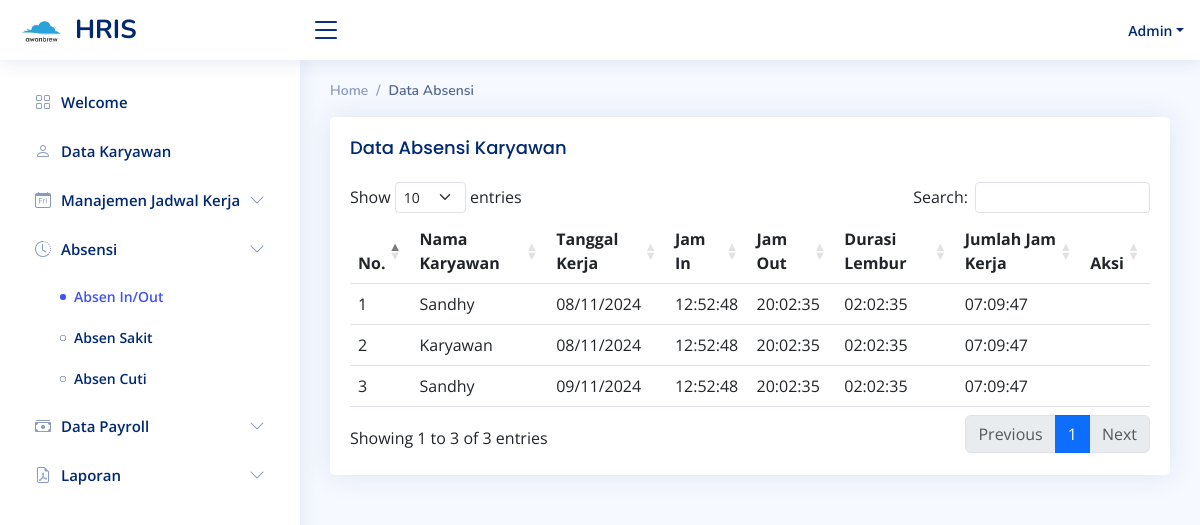
Before: /index.php?page=absen_in_out (signed in) with the older database file.
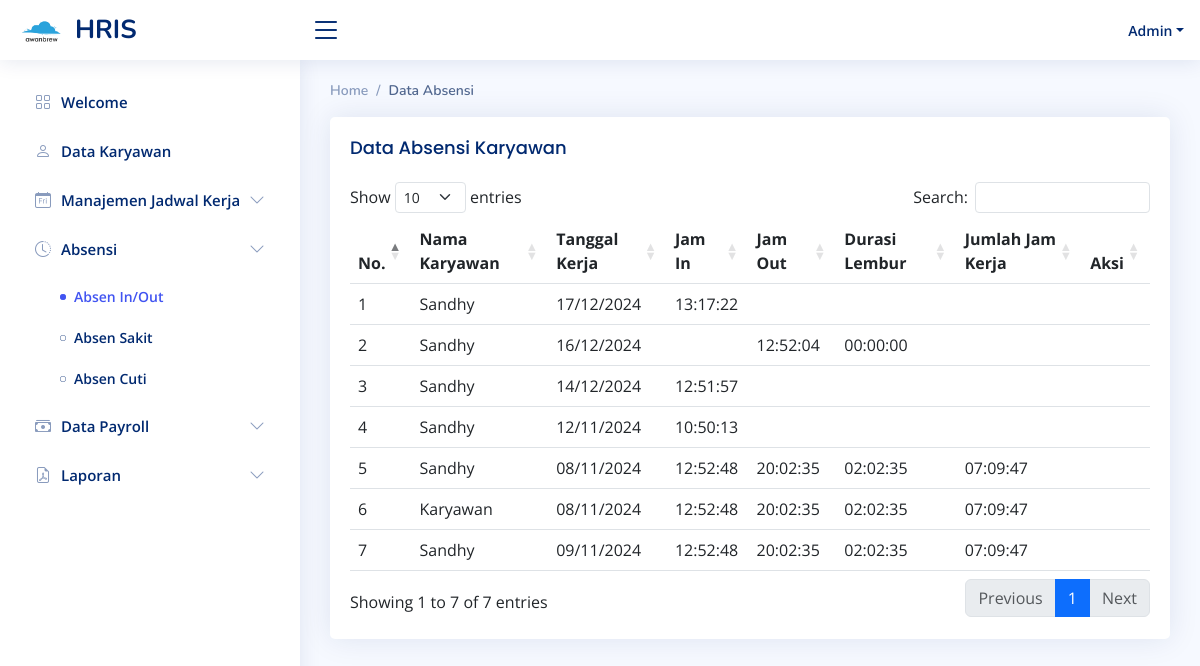
After: the same page with the newer database file.
### tables this page shows
CREATE TABLE `tb_absensi` (
  `id` int(11) NOT NULL,
  `tanggal_kerja` varchar(255) NOT NULL,
  `jam_in` varchar(255) DEFAULT NULL,
  `jam_out` varchar(255) DEFAULT NULL,
  `id_karyawan` varchar(255) NOT NULL,
  `durasi_lembur` varchar(255) DEFAULT NULL,
  `upah_lembur` varchar(255) DEFAULT NULL
);

CREATE TABLE `tb_user` (
  `id` int(11) NOT NULL,
  `name` varchar(255) NOT NULL,
  `password` varchar(255) NOT NULL,
  `role` varchar(255) DEFAULT NULL,
  `salary` varchar(255) DEFAULT NULL,
  `upah_lembur` varchar(255) DEFAULT NULL
);

### pages/absensi/absen_in_out.php (the view, shortened to what this page needs)
<?php
include 'koneksi.php';
?>
<div class="pagetitle">
    <nav>
        <ol class="breadcrumb">
            <li class="breadcrumb-item">Home</li>
            <li class="breadcrumb-item active">Data Absensi</li>
        </ol>
    </nav>
</div>
<section class="section">
    <div class="row">
        <div class="col-lg-12">
            <div class="card">
                <div class="card-body">
                    <h5 class="card-title">
                        Data Absensi Karyawan
                    </h5>
                    <table class="table" id="datatable">
                        <thead>
                            <tr>
                                <th>No.</th>
                                <th>Nama Karyawan</th>
                                <th>Tanggal Kerja</th>
                                <th>Jam In</th>
                                <th>Jam Out</th>
                                <th>Durasi Lembur</th>
                                <th>Jumlah Jam Kerja</th>
                                <th>Aksi</th>
                            </tr>
                        </thead>
                        <tbody>
                            <?php
                            $no = 1;
                            $id_user =  $_SESSION['id'];
                            if ($_SESSION['role'] == 'admin' || $_SESSION['role'] == 'owner') {
                                $sql = $conn->query(" SELECT ta.id, ta.id_karyawan, ta.tanggal_kerja, ta.jam_in, ta.jam_out,ta.durasi_lembur, tu.name FROM tb_absensi ta LEFT JOIN tb_user tu ON ta.id_karyawan = tu.id order by id desc ");
                            }
                            else {
                                $sql = $conn->query(" SELECT ta.id, ta.id_karyawan, ta.tanggal_kerja, ta.jam_in, ta.jam_out, ta.durasi_lembur, tu.name FROM tb_absensi ta LEFT JOIN tb_user tu ON ta.id_karyawan = tu.id WHERE id_karyawan = '$id_user' order by id desc ");
                            }
                            while ($data = $sql->fetch_assoc()) {
                                if (!empty($data['jam_in']) && !empty($data['jam_out'])) {
                                    $jam_in = new DateTime($data['jam_in']);
                                    $jam_out = new DateTime($data['jam_out']);
                                    $interval = $jam_in->diff($jam_out);
                                    $jumlah_jam_kerja = $interval->format('%H:%I:%S');
                                } else {
                                    $jumlah_jam_kerja = '';
                                }
                            ?>
                                <tr>
                                    <td><?php echo $no++; ?></td>
                                    <td><?php echo $data["name"];  ?></td>
                                    <td><?php echo date("d/m/Y", strtotime($data["tanggal_kerja"]));  ?></td>
                                    <td><?php echo $data["jam_in"];  ?></td>
                                    <td><?php echo $data["jam_out"];  ?></td>
                                    <td><?php echo $data["durasi_lembur"];  ?></td>
                                    <td><?php echo $jumlah_jam_kerja;  ?></td>
                                    <?php
                                    if ((is_null($data['jam_in']) || is_null($data['jam_out'])) && $_SESSION['role'] !== 'owner' && $_SESSION['role'] !== 'admin') {
                                        ?>
                                    <td>
                                        <form action="index.php?page=ubah_absensi_in_out" method="POST" style="display:inline;">
                                            <input type="hidden" name="id_absen" value="<?php echo $data['id']; ?>">
                                            <button type="submit" class="btn btn-info btn-sm"><i class="fa fa-edit"></i> Edit</button>
                                        </form>
                                    </td>
                                    <?php
                                        } else {
                                            echo '<td></td>';
                                        }
                                    ?>
                                </tr>
                            <?php } ?>
                        </tbody>
                    </table>
                </div>
            </div>
        </div>
    </div>
</section>

Changed rows visible on the page:
added tb_absensi: tb_user.name "Sandhy", tanggal_kerja "17/12/2024", jam_in "13:17:22"
added tb_absensi: tb_user.name "Sandhy", tanggal_kerja "16/12/2024", jam_out "12:52:04", durasi_lembur "00:00:00"
added tb_absensi: tb_user.name "Sandhy", tanggal_kerja "14/12/2024", jam_in "12:51:57"
added tb_absensi: tb_user.name "Sandhy", tanggal_kerja "12/11/2024", jam_in "10:50:13"
Other visible differences:
text written by a page script: "Show entries Search: Showing 1 to 3 of 3 entries Previous 1 Next" → "Show entries Search: Showing 1 to 7 of 7 entries Previous 1 Next"
